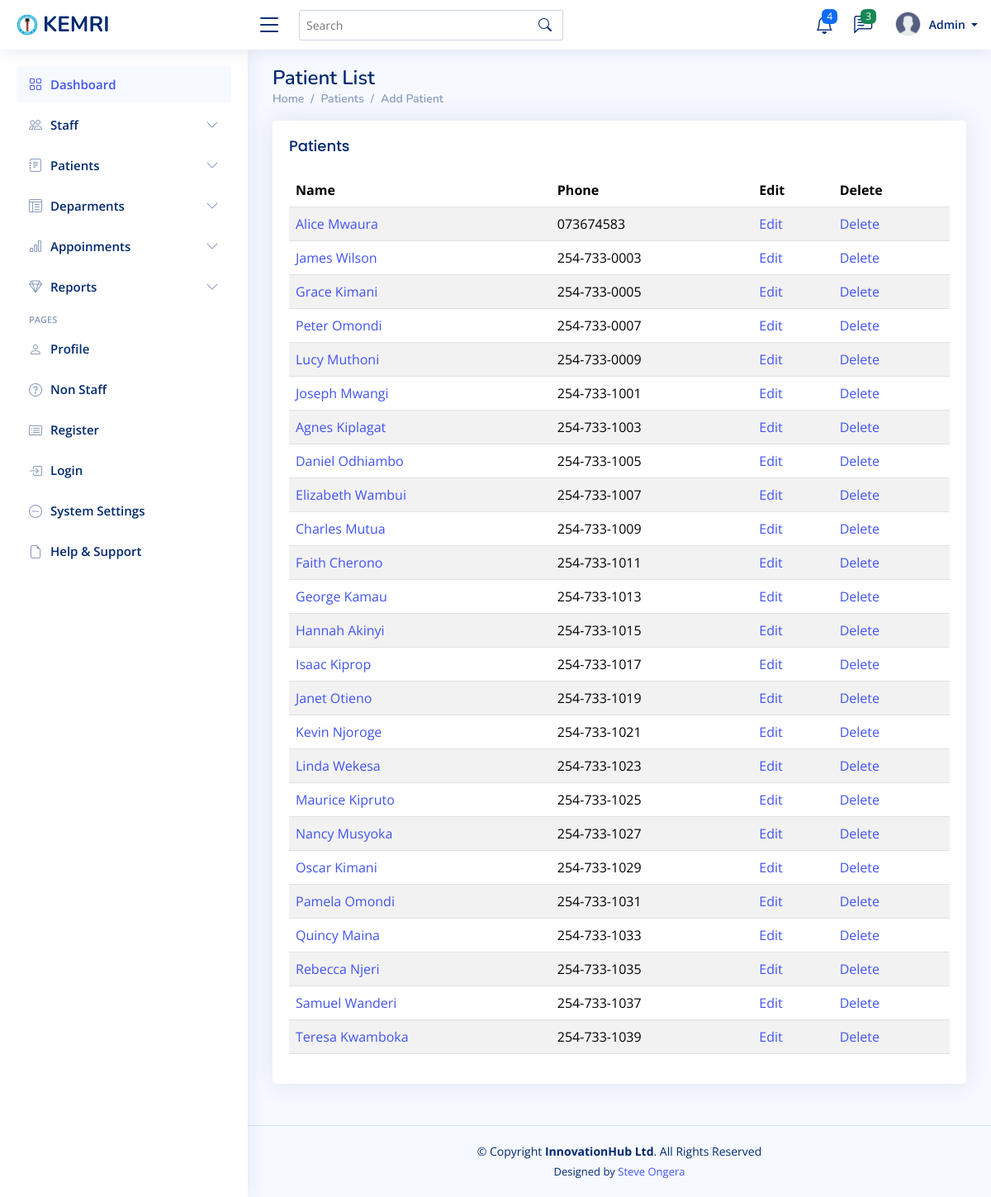
The app's page /patients/ with its own data.
### mtwapa_branch/models.py (models this page shows)
class Patient(models.Model):
    first_name = models.CharField(max_length=100)
    last_name = models.CharField(max_length=100)
    phone = models.CharField(max_length=100)
    gender = models.CharField(
        max_length=10,
        choices=[('Male', 'Male'), ('Female', 'Female'), ('Other', 'Other')],
        blank=True,
        null=True
    )
    email = models.EmailField(max_length=100 , blank=True, null=True )
    Identification_no= models.CharField(max_length=100 , blank=True, null=True)
    date_of_birth = models.DateField()
    address = models.TextField()
    emergency_contact_name = models.CharField(max_length=100)
    emergency_contact_number = models.CharField(max_length=15)
    blood_type = models.CharField(max_length=3, blank=True, null=True)
    allergies = models.TextField(blank=True, null=True)
    chronic_conditions = models.TextField(blank=True, null=True)
    medical_history = models.TextField(blank=True, null=True)
    insurance_provider = models.CharField(max_length=100, blank=True, null=True)
    profile_picture = models.ImageField(upload_to='patient_profiles/', blank=True, null=True)
    date_added = models.DateTimeField( blank=True, null=True )  # Automatically sets the date when a patient is added
    def __str__(self):
        return f"{self.first_name} {self.last_name}"

### mtwapa_branch/views.py (the view)
# urls.py: path('patients/', views.patient_list, name='patient_list'),
def patient_list(request):
    patients = Patient.objects.all()
    return render(request, 'patient/patient_list.html', {'patients': patients})

### templates/patient/patient_list.html
{% extends "base/base.html" %}
{% block content %}
<div class="pagetitle">
    <h1>Patient List</h1>
    <nav>
      <ol class="breadcrumb">
        <li class="breadcrumb-item"><a href="{% url 'dashboard' %}">Home</a></li>
        <li class="breadcrumb-item">Patients</li>
        <li class="breadcrumb-item active"><a href="{% url 'patient_create' %}">Add Patient</a></li>
      </ol>
    </nav>
</div>
<section class="section">
    <div class="row">
        <div class="col-lg-12">
            <div class="card">
                <div class="card-body">
                    <h5 class="card-title">Patients</h5>
                    <div class="table-responsive">
                        <table class="table table-striped datatable">
                            <thead>
                                <tr>
                                    <th>Name</th>
                                    <th>Phone</th>
                                    <th>Edit</th>
                                    <th>Delete</th>
                                </tr>
                            </thead>
                            <tbody>
                                {% for patient in patients %}
                                <tr>
                                    <td><a href="{% url 'patient_detail' patient.pk %}">{{ patient }}</a></td>
                                    <td>{{ patient.phone }}</td>
                                    <td><a href="{% url 'patient_update' patient.pk %}">Edit</a></td>
                                    <td><a href="{% url 'patient_delete' patient.pk %}">Delete</a></td>
                                </tr>
                                {% endfor %}
                            </tbody>
                        </table>
                    </div>
                </div>
            </div>
        </div>
    </div>
</section>
{% endblock %}

### static/assets/css/style.css (style rules this page uses)
:root { scroll-behavior: smooth; }
body { font-family: "Open Sans", sans-serif; background: #f6f9ff; color: #444444; }
h1, h2, h3, h4, h5, h6 { font-family: "Nunito", sans-serif; }
.pagetitle { margin-bottom: 10px; }
.pagetitle h1 { font-size: 24px; margin-bottom: 0; font-weight: 600; color: #012970; }
.card { margin-bottom: 30px; border: none; border-radius: 5px; box-shadow: 0px 0 30px rgba(1, 41, 112, 0.1); }
.card-title { padding: 20px 0 15px 0; font-size: 18px; font-weight: 500; color: #012970; font-family: "Poppins", sans-serif; }
.card-body { padding: 0 20px 20px 20px; }
.breadcrumb { font-size: 14px; font-family: "Nunito", sans-serif; color: #899bbd; font-weight: 600; }
.breadcrumb a { color: #899bbd; transition: 0.3s; }
.breadcrumb .breadcrumb-item::before { color: #899bbd; }
.breadcrumb .active { color: #51678f; font-weight: 600; }

### records on screen
Patient: first_name+last_name "Alice Mwaura", phone "073674583"
Patient: first_name+last_name "James Wilson", phone "254-733-0003"
Patient: first_name+last_name "Grace Kimani", phone "254-733-0005"
Patient: first_name+last_name "Peter Omondi", phone "254-733-0007"
Patient: first_name+last_name "Lucy Muthoni", phone "254-733-0009"
Patient: first_name+last_name "Joseph Mwangi", phone "254-733-1001"
Patient: first_name+last_name "Agnes Kiplagat", phone "254-733-1003"
Patient: first_name+last_name "Daniel Odhiambo", phone "254-733-1005"
Patient: first_name+last_name "Elizabeth Wambui", phone "254-733-1007"
Patient: first_name+last_name "Charles Mutua", phone "254-733-1009"
Patient: first_name+last_name "Faith Cherono", phone "254-733-1011"
Patient: first_name+last_name "George Kamau", phone "254-733-1013"
Patient: first_name+last_name "Hannah Akinyi", phone "254-733-1015"
Patient: first_name+last_name "Isaac Kiprop", phone "254-733-1017"
Patient: first_name+last_name "Janet Otieno", phone "254-733-1019"
Patient: first_name+last_name "Kevin Njoroge", phone "254-733-1021"
Patient: first_name+last_name "Linda Wekesa", phone "254-733-1023"
Patient: first_name+last_name "Maurice Kipruto", phone "254-733-1025"
Patient: first_name+last_name "Nancy Musyoka", phone "254-733-1027"
Patient: first_name+last_name "Oscar Kimani", phone "254-733-1029"
Patient: first_name+last_name "Pamela Omondi", phone "254-733-1031"
Patient: first_name+last_name "Quincy Maina", phone "254-733-1033"
Patient: first_name+last_name "Rebecca Njeri", phone "254-733-1035"
Patient: first_name+last_name "Samuel Wanderi", phone "254-733-1037"
Patient: first_name+last_name "Teresa Kwamboka", phone "254-733-1039"
